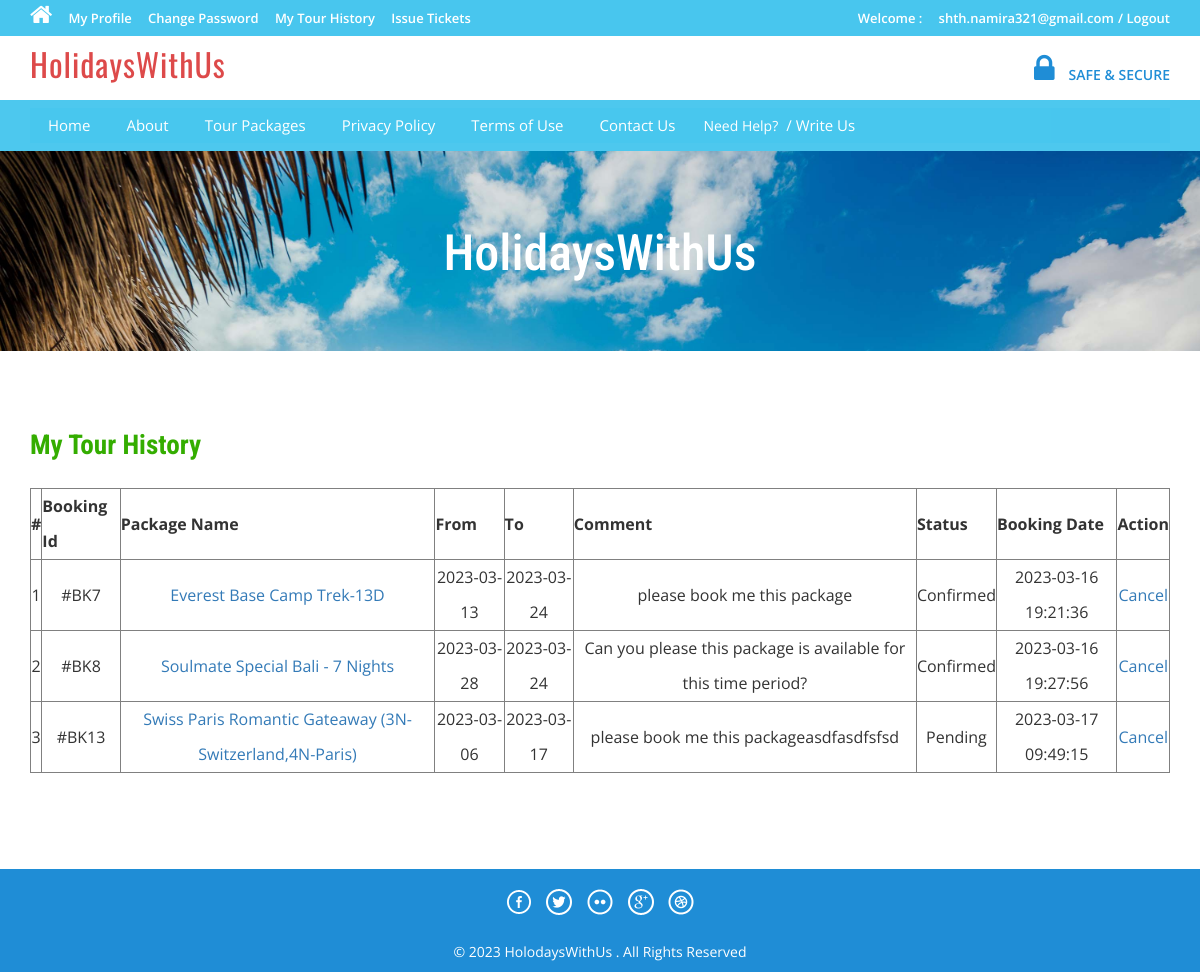
Page /tms/tour-history.php (signed in) on the committed database.
### tables this page shows
CREATE TABLE `tblbooking` (
  `BookingId` int(11) NOT NULL,
  `PackageId` int(11) DEFAULT NULL,
  `UserEmail` varchar(100) DEFAULT NULL,
  `FromDate` varchar(100) DEFAULT NULL,
  `ToDate` varchar(100) DEFAULT NULL,
  `Comment` mediumtext DEFAULT NULL,
  `RegDate` timestamp NULL DEFAULT current_timestamp(),
  `status` int(11) DEFAULT NULL,
  `CancelledBy` varchar(5) DEFAULT NULL,
  `UpdationDate` timestamp NULL DEFAULT NULL ON UPDATE current_timestamp(),
  `userId` int(11) NOT NULL
);

CREATE TABLE `tbltourpackages` (
  `PackageId` int(11) NOT NULL,
  `PackageName` varchar(200) DEFAULT NULL,
  `PackageType` varchar(150) DEFAULT NULL,
  `PackageLocation` varchar(100) DEFAULT NULL,
  `PackagePrice` int(11) DEFAULT NULL,
  `PackageFetures` varchar(255) DEFAULT NULL,
  `PackageDetails` mediumtext DEFAULT NULL,
  `PackageImage` varchar(100) DEFAULT NULL,
  `Creationdate` timestamp NULL DEFAULT current_timestamp(),
  `UpdationDate` timestamp NULL DEFAULT NULL ON UPDATE current_timestamp()
);

### tms/tour-history.php (the view, shortened to what this page needs)
<?php
include('includes/config.php');
if(strlen($_SESSION['login'])==0)
	{
header('location:index.php');
}
else{
?>
<!DOCTYPE HTML>
<html>
<head>
<link href="css/bootstrap.css" rel='stylesheet' type='text/css' />
<link href="css/style.css" rel='stylesheet' type='text/css' />
<link href="css/font-awesome.css" rel="stylesheet">
<link href="css/animate.css" rel="stylesheet" type="text/css" media="all">
</head>
<body>
<div class="top-header">
<?php include('includes/header.php');?>
<div class="banner-1 ">
	<div class="container">
		<h1 class="wow zoomIn animated animated" data-wow-delay=".5s" style="visibility: visible; animation-delay: 0.5s; animation-name: zoomIn;">HolidaysWithUs</h1>
	</div>
</div>
<div class="privacy">
	<div class="container">
		<h3 class="wow fadeInDown animated animated" data-wow-delay=".5s" style="visibility: visible; animation-delay: 0.5s; animation-name: fadeInDown;">My Tour History</h3>
		<form name="chngpwd" method="post" onSubmit="return valid();">
	<p>
	<table border="1" width="100%">
<tr align="center">
<th>#</th>
<th>Booking Id</th>
<th>Package Name</th>
<th>From</th>
<th>To</th>
<th>Comment</th>
<th>Status</th>
<th>Booking Date</th>
<th>Action</th>
</tr>
<?php
$uemail=$_SESSION['login'];;
$sql = "SELECT tblbooking.BookingId as bookid,tblbooking.PackageId as pkgid,tbltourpackages.PackageName as packagename,tblbooking.FromDate as fromdate,tblbooking.ToDate as todate,tblbooking.Comment as comment,tblbooking.status as status,tblbooking.RegDate as regdate,tblbooking.CancelledBy as cancelby,tblbooking.UpdationDate as upddate from tblbooking join tbltourpackages on tbltourpackages.PackageId=tblbooking.PackageId where UserEmail=:uemail";
$query = $dbh->prepare($sql);
$query -> bindParam(':uemail', $uemail, PDO::PARAM_STR);
$query->execute();
$results=$query->fetchAll(PDO::FETCH_OBJ);
$cnt=1;
if($query->rowCount() > 0)
{
foreach($results as $result)
{	?>
<tr align="center">
<td><?php echo htmlentities($cnt);?></td>
<td>#BK<?php echo htmlentities($result->bookid);?></td>
<td><a href="package-details.php?pkgid=<?php echo htmlentities($result->pkgid);?>"><?php echo htmlentities($result->packagename);?></a></td>
<td><?php echo htmlentities($result->fromdate);?></td>
<td><?php echo htmlentities($result->todate);?></td>
<td><?php echo htmlentities($result->comment);?></td>
<td><?php if($result->status==0)
{
echo "Pending";
}
if($result->status==1)
{
echo "Confirmed";
}
?></td>
<td><?php echo htmlentities($result->regdate);?></td>
<?php if($result->status==2)
{
	?><td>Cancelled</td>
<?php } else {?>
<td><a href="tour-history.php?bkid=<?php echo htmlentities($result->bookid);?>" onclick="return confirm('Do you really want to cancel booking')" >Cancel</a></td>
<?php }?>
</tr>
<?php $cnt=$cnt+1; }} ?>
	</table>
			</p>
			</form>
	</div>
</div>
<?php include('includes/footer.php');?>
</body>
</html>
<?php } ?>

### tms/css/style.css (style rules this page uses)
html, body { font-size: 100%; background: #fff; font-family: 'Open Sans', sans-serif; }
body a,.grid_1,plan_1,plan_1.one,plan_1.two,i.icon1, i.icon2, i.icon3, i.icon4, i.icon5, i.icon6 { transition:0.5s all; -webkit-transition:0.5s all; -moz-transition:0.5s all; -o-transition:0.5s all; -ms-transition:0.5s all; }
h1,h2,h3,h4,h5,h6 { margin:0; font-family: 'Roboto Condensed', sans-serif; }
p { margin:0; }
.top-header { background-color: #48c7eef8; border-bottom: 0 none; height: 36px; line-height: 35px; }
.banner-1 { background: url(../images/3.jpg)no-repeat; background-size: cover; -webkit-background-size: cover; -o-background-size: cover; -ms-background-size: cover; -moz-background-size: cover; min-height:200px; }
.banner-1 h1 { font-size: 50px; margin-bottom: 40px; padding: 1.5em 0 0; text-align: center; color: #ffffff; }
.privacy h3 { color: #34AD00; font-size: 1.7em; font-weight: 700; margin-bottom: 1em; }
.privacy { padding: 5em 0; }
.privacy p { font-size: 1em; line-height: 1.8em; color: #999; margin: 1em 0; }

### rows in the picture
tblbooking: BookingId "7", PackageId.PackageName "Everest Base Camp Trek-13D", FromDate "2023-03-13", ToDate "2023-03-24", Comment "please book me this package", status "Confirmed", RegDate "2023-03-16 19:21:36"
tblbooking: BookingId "8", PackageId.PackageName "Soulmate Special Bali - 7 Nights", FromDate "2023-03-28", ToDate "2023-03-24", Comment "Can you please this package is available for this time period?", status "Confirmed", RegDate "2023-03-16 19:27:56"
tblbooking: BookingId "13", PackageId.PackageName "Swiss Paris Romantic Gateaway (3N-Switzerland,4N-Paris)", FromDate "2023-03-06", ToDate "2023-03-17", Comment "please book me this packageasdfasdfsfsd", status "Pending", RegDate "2023-03-17 09:49:15"

### other values in the picture
$_SESSION['login'] "shth.namira321@gmail.com"
